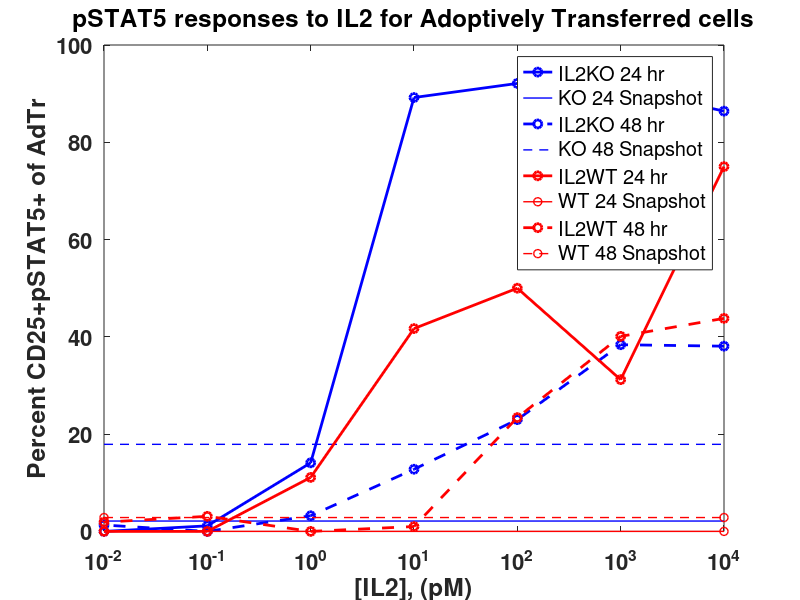
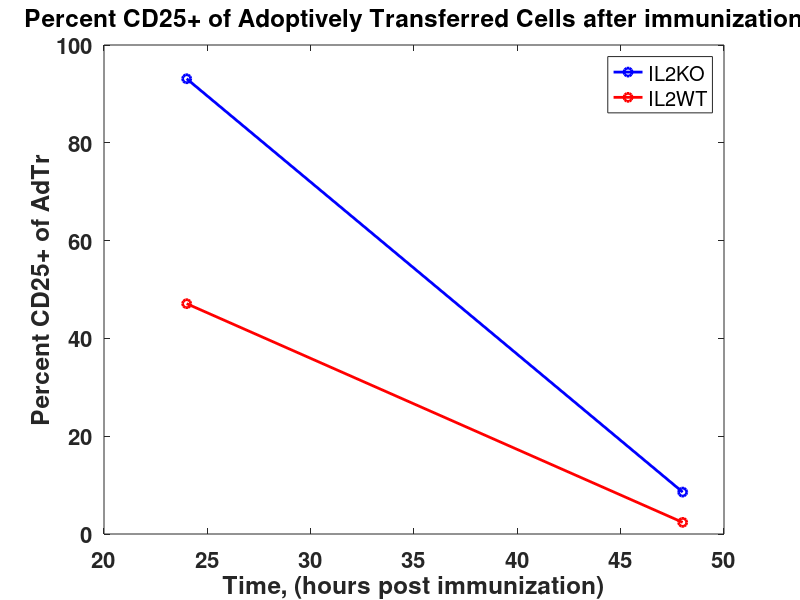
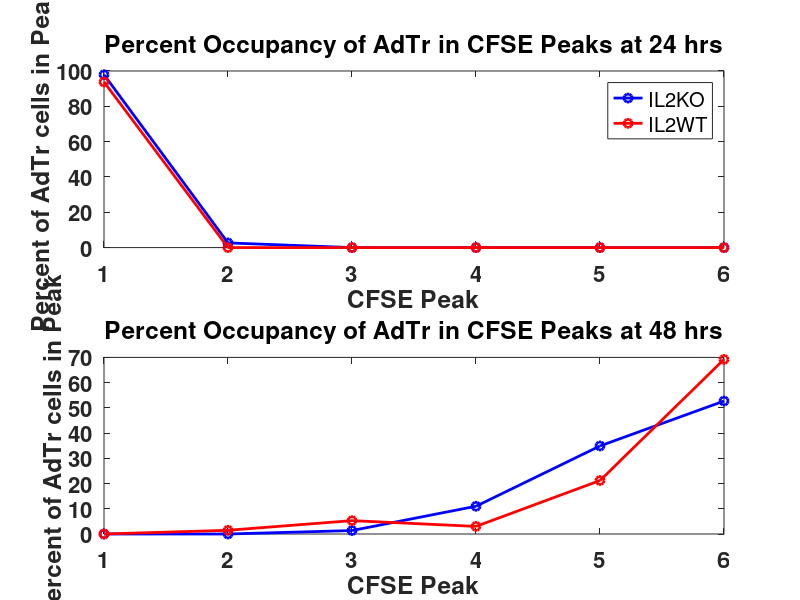
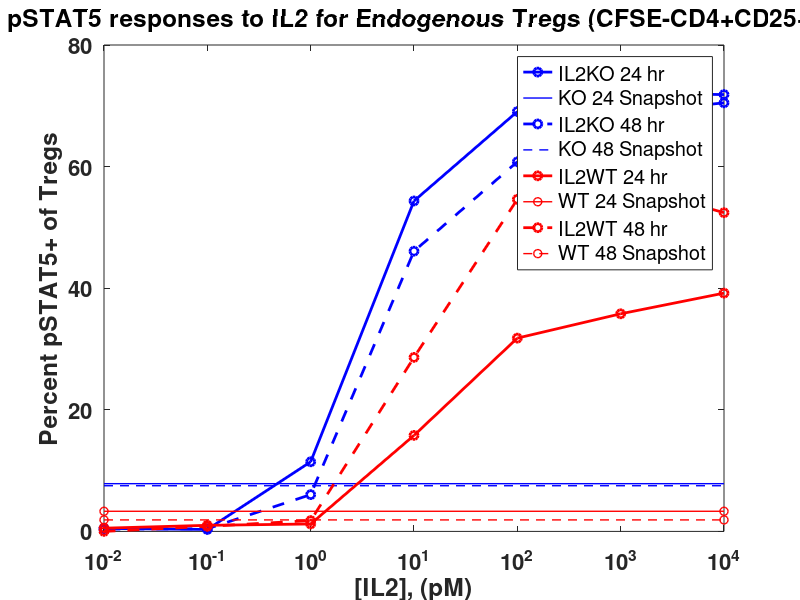

Write the MATLAB code that produced these figures, in order.
%In vivo 12/13/2012

%pSTAT5 responses to exogenous IL2 post-cytokine strip

pSTAT5KO24=[86.4
91.1
92.1
89.2
14.1
1.14
0
3.03];
pSTAT5KO24=pSTAT5KO24-min(pSTAT5KO24);

KO24SS=2.13;

pSTAT5KO48=[40.9
41.2
25.8
15.6
6.04
2.82
4.13
6.16];
pSTAT5KO48=pSTAT5KO48-min(pSTAT5KO48);

KO48SS=17.9;

pSTAT5WT24=[75
31.2
50
41.7
11.1
0
0
0];
pSTAT5WT24=pSTAT5WT24-min(pSTAT5WT24);


WT24SS=0;

pSTAT5WT48=[55.8
52.1
35.4
13
12
15.1
13.9
12.7];
pSTAT5WT48=pSTAT5WT48-min(pSTAT5WT48);

WT48SS=2.85;

IL2=[10000 1000 100 10 1 0.1 0.01 0];

figure()
hold on
plot(IL2, pSTAT5KO24, '-bo', 'linewidth', 2)
plot([0.01 max(IL2)], [2.13 2.13], '-b', 'linewidth', 1)
plot(IL2, pSTAT5KO48, '--bo', 'linewidth', 2)
plot([0.01 max(IL2)], [17.9 17.9], '--b', 'linewidth', 1)
plot(IL2, pSTAT5WT24, '-ro', 'linewidth', 2)
plot([0.01, max(IL2)], [0 0], '-ro', 'linewidth', 1)
plot(IL2, pSTAT5WT48, '--ro', 'linewidth', 2)
plot([0.01, max(IL2)], [2.85 2.85], '--ro','linewidth', 1)
set(gcf, 'color', 'w')
set(gca, 'Fontsize', 16, 'xscale', 'log', 'Fontweight', 'bold')
ylabel('Percent CD25+pSTAT5+ of AdTr')
xlabel('[IL2], (pM)')
legend('IL2KO 24 hr', 'KO 24 Snapshot', 'IL2KO 48 hr', 'KO 48 Snapshot', 'IL2WT 24 hr', 'WT 24 Snapshot', 'IL2WT 48 hr', 'WT 48 Snapshot')
title('pSTAT5 responses to IL2 for Adoptively Transferred cells')
box on

%%
%Percent CD25+

KO=[93.1 8.57];

WT=[47.1 2.38];

Time=[24 48];

figure()
hold on
plot(Time, KO, '-bo', 'linewidth', 2)
plot(Time, WT, '-ro', 'linewidth', 2)
set(gcf, 'color', 'w')
set(gca, 'Fontsize', 16, 'Fontweight', 'bold')
ylabel('Percent CD25+ of AdTr')
xlabel('Time, (hours post immunization)')
title('Percent CD25+ of Adoptively Transferred Cells after immunization')
legend('IL2KO', 'IL2WT')
box on

%%

KO24=[97.9	2.66	0	0	0	0];
KO48=[0	0	1.37	11	34.9	52.7];

WT24=[93.8	0	0	0	0	0];
WT48=[0	1.47	5.3	3.01	21.2	69.2];

Peak=[1 2 3 4 5 6];

figure()
subplot(2,1,1)
hold on
plot(Peak, KO24, '-bo', 'linewidth', 2)
plot(Peak, WT24, '-ro', 'linewidth', 2)
set(gcf, 'color', 'w')
set(gca, 'Fontsize', 16, 'Fontweight', 'bold')
ylabel('Percent of AdTr cells in Peak')
xlabel('CFSE Peak')
legend('IL2KO', 'IL2WT')
box on
title('Percent Occupancy of AdTr in CFSE Peaks at 24 hrs')
subplot(2,1,2)
hold on
plot(Peak, KO48, '-bo', 'linewidth', 2)
plot(Peak, WT48, '-ro', 'linewidth', 2)
set(gcf, 'color', 'w')
set(gca, 'Fontsize', 16, 'Fontweight', 'bold')
ylabel('Percent of AdTr cells in Peak')
xlabel('CFSE Peak')
box on
title('Percent Occupancy of AdTr in CFSE Peaks at 48 hrs')

%%

%Tregs

pSTAT5KO24=[73
73.2
70.2
55.5
12.6
1.47
1.64
1.15];
pSTAT5KO24=pSTAT5KO24-min(pSTAT5KO24);

KO24SS=7.85;

pSTAT5KO48=[71.5
69.7
61.8
47.1
7.06
1.44
1.39
1.01];
pSTAT5KO48=pSTAT5KO48-min(pSTAT5KO48);

KO48SS=7.51;

pSTAT5WT24=[41.3
37.9
33.9
17.9
3.33
3.11
2.64
2.11];
pSTAT5WT24=pSTAT5WT24-min(pSTAT5WT24);


WT24SS=3.31;

pSTAT5WT48=[52.9
57.7
55.1
29.1
2.26
1.31
0.479
0.638];
pSTAT5WT48=pSTAT5WT48-min(pSTAT5WT48);

WT48SS=1.89;

IL2=[10000 1000 100 10 1 0.1 0.01 0];
figure()
hold on
plot(IL2, pSTAT5KO24, '-bo', 'linewidth', 2)
plot([0.01 max(IL2)], [7.85 7.85], '-b', 'linewidth', 1)
plot(IL2, pSTAT5KO48, '--bo', 'linewidth', 2)
plot([0.01 max(IL2)], [7.51 7.51], '--b', 'linewidth', 1)
plot(IL2, pSTAT5WT24, '-ro', 'linewidth', 2)
plot([0.01, max(IL2)], [3.31 3.31], '-ro', 'linewidth', 1)
plot(IL2, pSTAT5WT48, '--ro', 'linewidth', 2)
plot([0.01, max(IL2)], [1.89 1.89], '--ro','linewidth', 1)
set(gcf, 'color', 'w')
set(gca, 'Fontsize', 16, 'xscale', 'log', 'Fontweight', 'bold')
ylabel('Percent pSTAT5+ of Tregs')
xlabel('[IL2], (pM)')
legend('IL2KO 24 hr', 'KO 24 Snapshot', 'IL2KO 48 hr', 'KO 48 Snapshot', 'IL2WT 24 hr', 'WT 24 Snapshot', 'IL2WT 48 hr', 'WT 48 Snapshot')
title('pSTAT5 responses to IL2 for Endogenous Tregs (CFSE-CD4+CD25+)')
box on


%%

%From Treg curves, KO at 24 hrs
A=7.85;

T=71.52;
B=0;
E=3.908;

IL2KO24=(A-B)./(T-A).*E
%%

%From Treg curves, KO at 48 hrs
A=7.51;

T=67.68;
B=0;
E=5.701;

IL2KO48=(A-B)./(T-A).*E
%%

%From Treg curves, WT at 24 hrs

A=3.31;

T=37.86;
B=0;
E=15.56;

IL2WT24=(A-B)./(T-A).*E

%%

%From Treg curves, WT at 48 hrs

A=1.89;

T=55.10;
B=0;
E=9.505;

IL2WT24=(A-B)./(T-A).*E
%%

%Backcalculated IL2 from Treg fits and instantaneous pSTAT5

KO=[0.4818 0.7116];
WT=[1.49 0.3376];

Time=[24 48];

figure()
hold on
plot(Time, KO, '-bo', 'linewidth', 2)
plot(Time, WT, '-ro', 'linewidth', 2)
axis([20 50 0.2 5])
set(gcf, 'color', 'w')
set(gca, 'Fontsize', 16, 'Fontweight', 'bold')
ylabel('[IL2], (pM)')
xlabel('Time, (hours post immunization)')
legend('IL2KO', 'IL2WT')
title('IL2 backcalculated from Treg fits of pSTAT5 response to IL2')
box on 

%%

%From Teff curves, KO at 24 hrs
A=2.13;

T=89.88;
B=0;
E=1.812;

IL2KO24=(A-B)./(T-A).*E

%%

%From Teff curves, KO at 48 hrs
A=17.9;

T=40.99;
B=0;
E=47.14;

IL2KO48=(A-B)./(T-A).*E

%%

%From Teff curves, WT at 24 hrs
A=0;

T=52.72;
B=0;
E=3.235;

IL2WT24=(A-B)./(T-A).*E
%%


%From Teff curves, WT at 24 hrs
A=2.85;

T=42.75;
B=0;
E=89.16;

IL2WT24=(A-B)./(T-A).*E

%%

%%Backcalculated IL2 from AdTr Teff fits and instantaneous pSTAT5

KO=[0.0440 36.54];
WT=[0 6.36];

Time=[24 48];

figure()
hold on
plot(Time, KO, '-bo', 'linewidth', 2)
plot(Time, WT, '-ro', 'linewidth', 2)
axis([20 50 0 40])
set(gcf, 'color', 'w')
set(gca, 'Fontsize', 16, 'Fontweight', 'bold')
ylabel('[IL2], (pM)')
xlabel('Time, (hours post immunization)')
legend('IL2KO', 'IL2WT')
title('IL2 backcalculated from AdTr Teff fits of pSTAT5 response to IL2')
box on 

%%

%GMFI of pSTAT5 responses to IL2 for Teffs

KO24=[12495
11819
9464
5590
586
194
210
187];
KO24=KO24-min(KO24);

KO24SS=263;

KO48=[4762
6765
5366
2215
401
384
254
250];
KO48=KO48-min(KO48);

KO48SS=1465;

WT24=[119
339
1161
1003
334
231
122
127];
WT24=WT24-min(WT24);

WT48SS=119;

WT48=[3065
2685
2599
2139
2299
1673
1858
1189];
WT48=WT48-min(WT48);

WT48SS=1444;

IL2=[10000 1000 100 10 1 0.1 0.01 0];

figure()
hold on
plot(IL2, KO24, '-bo', 'linewidth', 2)
plot([0.01 max(IL2)], [263 263], '-b', 'linewidth', 1)
plot(IL2, KO48, '--bo', 'linewidth', 2)
plot([0.01 max(IL2)], [1463 1463], '--b', 'linewidth', 1)
plot(IL2, WT24, '-ro', 'linewidth', 2)
plot([0.01, max(IL2)], [119 119], '-ro', 'linewidth', 1)
plot(IL2, WT48, '--ro', 'linewidth', 2)
plot([0.01, max(IL2)], [1444 1444], '--ro','linewidth', 1)
set(gcf, 'color', 'w')
set(gca, 'Fontsize', 16, 'xscale', 'log', 'Fontweight', 'bold')
ylabel('GMFI pSTAT5 of CD25+ AdTr cells')
xlabel('[IL2], (pM)')
legend('IL2KO 24 hr', 'KO 24 Snapshot', 'IL2KO 48 hr', 'KO 48 Snapshot', 'IL2WT 24 hr', 'WT 24 Snapshot', 'IL2WT 48 hr', 'WT 48 Snapshot')
title('pSTAT5 responses to IL2 for AdTr Teffs')
box on

%%

%%GMFI of pSTAT5 responses to IL2 for Tregs

KO24=[975
989
895
569
162
74.1
64.9
53.8];
KO24=KO24-min(KO24);

KO24SS=132;

KO48=[887
853
677
447
127
67.1
65.3
49];
KO48=KO48-min(KO48);

KO48SS=118;

WT24=[999
902
832
536
180
127
132
93.5];
WT24=WT24-min(WT24);

WT24SS=210;

WT48=[871
971
904
476
140
116
105
68.5];
WT48=WT48-min(WT48);

WT48SS=110;

IL2=[10000 1000 100 10 1 0.1 0.01 0];

figure()
hold on
plot(IL2, KO24, '-bo', 'linewidth', 2)
plot([0.01 max(IL2)], [132 132], '-b', 'linewidth', 1)
plot(IL2, KO48, '--bo', 'linewidth', 2)
plot([0.01 max(IL2)], [118 118], '--b', 'linewidth', 1)
plot(IL2, WT24, '-ro', 'linewidth', 2)
plot([0.01, max(IL2)], [210 210], '-ro', 'linewidth', 1)
plot(IL2, WT48, '--ro', 'linewidth', 2)
plot([0.01, max(IL2)], [110 110], '--ro','linewidth', 1)
set(gcf, 'color', 'w')
set(gca, 'Fontsize', 16, 'xscale', 'log', 'Fontweight', 'bold')
ylabel('GMFI pSTAT5 of Tregs')
xlabel('[IL2], (pM)')
legend('IL2KO 24 hr', 'KO 24 Snapshot', 'IL2KO 48 hr', 'KO 48 Snapshot', 'IL2WT 24 hr', 'WT 24 Snapshot', 'IL2WT 48 hr', 'WT 48 Snapshot')
title('pSTAT5 responses to IL2 for endogenous Tregs (CFSe-CD4+CD25+)')
box on

%%
%Quantifying the number of cells per peak versus the percentage of cells
%per peak

KO24C=[57	3
54	2
95	6
85	8
92	8
86	3
102	0
90	5];
KO24C=mean(KO24C);

KO24P=[96.6	5.08
96.4	3.57
94.1	5.94
91.4	8.6
92.9	8.08
97.7	3.41
94.4	0
90.9	5.05];
KO24P=mean(KO24P);

WT24C=[16	0
10	0
8	0
16	1
11	0
17	0
30	0];
WT24C=mean(WT24C);

WT24P=[100	0
100	0
66.7	0
88.9	5.56
91.7	0
94.4	0
93.8	0];
WT24P=mean(WT24P);

KO48C=[0	1	4	19	40	69
0	0	1	16	28	69
0	0	0	4	30	59
1	0	0	12	29	67
1	1	4	11	38	95
0	0	3	16	36	87
1	0	2	9	34	101
0	0	2	16	51	77];
KO48C=mean(KO48C)

KO48P=[0	0.769	3.08	14.6	30.8	53.1
0	0	0.877	14	24.6	60.5
0	0	0	4.3	32.3	63.4
0.926	0	0	11.1	26.9	62
0.676	0.676	2.7	7.43	25.7	64.2
0	0	2.11	11.3	25.4	61.3
0.68	0	1.36	6.12	23.1	68.7
0	0	1.37	11	34.9	52.7];
KO48P=mean(KO48P);

WT48C=[1	23	184	49	47	96
0	21	236	51	70	136
0	18	235	63	65	149
1	23	266	55	65	173
0	21	278	64	72	126
0	12	214	63	95	195
1	26	271	58	86	191
0	28	208	40	58	89];
WT48C=mean(WT48C)

WT48P=[0.258	5.93	47.4	12.6	12.1	24.7
0	4.13	46.5	10	13.8	26.8
0	3.45	45	12.1	12.5	28.5
0.174	4.01	46.3	9.58	11.3	30.1
0	3.8	50.4	11.6	13	22.8
0	2.09	37.3	11	16.6	34
0.16	4.17	43.4	9.29	13.8	30.6
0	6.73	50	9.62	13.9	21.4];
WT48P=mean(WT48P);

Peak=[1 2];
Peak2=[1 2 3 4 5 6];

%%

figure()
subplot(2,1,1)
hold on
plot(Peak, KO24C, '-bo', 'linewidth', 2)
plot(Peak, WT24C, '-ro', 'linewidth', 2)
set(gcf, 'color', 'w')
set(gca, 'Fontsize', 16, 'Fontweight', 'bold')
ylabel('Number of cells per Peak')
xlabel('Peak')
title('Number of cells per CFSE dilution at 24 hours (averaged)')
legend('IL2KO', 'IL2WT')
box on
subplot(2,1,2)
hold on
plot(Peak2, KO48C, '-bo' , 'linewidth', 2)
plot(Peak2, WT48C, '-ro' ,'linewidth', 2)
set(gcf, 'color', 'w')
set(gca, 'Fontsize', 16, 'Fontweight', 'bold')
ylabel('Number of cells per Peak')
xlabel('Peak')
title('Number of cells per CFSE dilution at 48 hours (averaged)')
box on

%%

CD25KO24=[29292
33612
31131
33386
34367
33303
28018
31250];
CD25KO24=mean(CD25KO24);

CD25KO48=[3258
3051
2667
3427
2956
2870
2541
3121];
CD25KO48=mean(CD25KO48);

CD25WT24=[13474
13400
12436
9533
11115
10763
10561];
CD25WT24=mean(CD25WT24);

CD25WT48=[3736
3575
4010
3562
3676
4012
4198
4581];
CD25WT48=mean(CD25WT48);

CD25KO=[CD25KO24, CD25KO48];
CD25WT=[CD25WT24, CD25WT48];

Time=[24 48];

figure()
hold on
plot(Time, CD25KO, '-bo', 'linewidth', 2)
plot(Time, CD25WT, '-ro', 'linewidth', 2)
set(gcf, 'color', 'w')
set(gca, 'Fontsize', 16, 'Fontweight', 'bold', 'yscale', 'log')
ylabel('GMFI CD25')
xlabel('Time, hrs')
title('GMFI CD25 over time')
legend('IL2KO' ,'IL2WT')
box on
